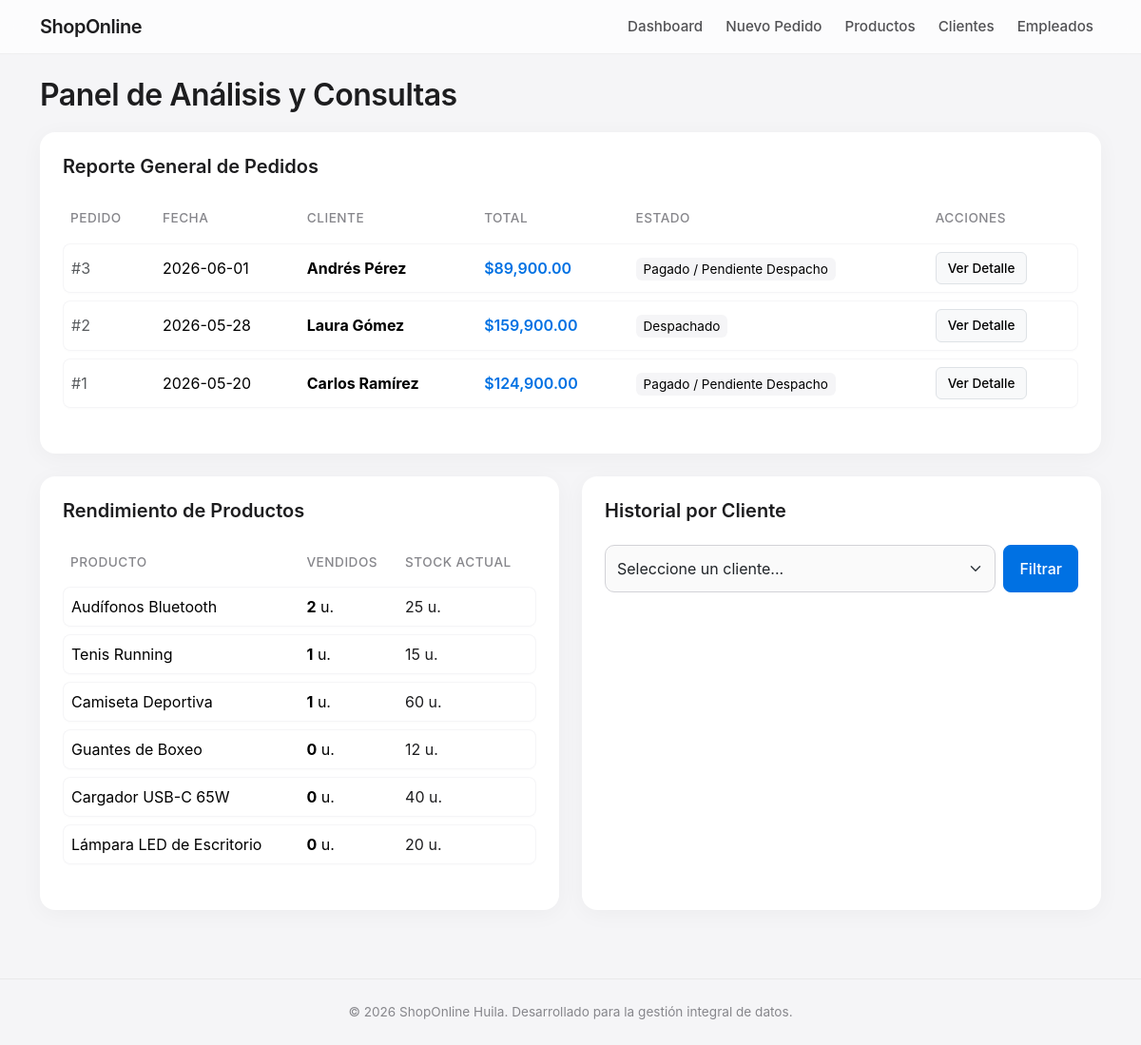
The page / on the database its author committed.
### tables this page shows
CREATE TABLE IF NOT EXISTS pedido (
    id_pedido INT AUTO_INCREMENT PRIMARY KEY,
    id_cliente INT NOT NULL,
    fecha_pedido DATE NOT NULL,
    total DECIMAL(12,2) DEFAULT 0,
    estado VARCHAR(100),
    FOREIGN KEY (id_cliente) REFERENCES cliente(id_cliente)
);

CREATE TABLE IF NOT EXISTS cliente (
    id_cliente INT AUTO_INCREMENT PRIMARY KEY,
    nombre VARCHAR(100) NOT NULL,
    apellido VARCHAR(100) NOT NULL,
    correo VARCHAR(150),
    telefono VARCHAR(20)
);

### index.php (the view, shortened to what this page needs)
<?php
require 'db.php';
require 'header.php';
?>
<h2 class="section-title">Panel de Análisis y Consultas</h2>
<div class="card mb-4">
    <h5 class="mb-4" style="color: #1d1d1f; font-weight: 600;">Reporte General de Pedidos</h5>
    <div class="table-responsive">
        <table class="table align-middle">
            <thead>
                <tr><th>Pedido</th><th>Fecha</th><th>Cliente</th><th>Total</th><th>Estado</th><th>Acciones</th></tr>
            </thead>
            <tbody>
                <?php
                $q1 = "SELECT p.id_pedido, p.fecha_pedido, p.total, p.estado, c.nombre, c.apellido
                       FROM pedido p
                       INNER JOIN cliente c ON p.id_cliente = c.id_cliente
                       ORDER BY p.id_pedido DESC";
                $res1 = $conn->query($q1);
                if ($res1->num_rows > 0) {
                    while($row = $res1->fetch_assoc()) {
                        echo "<tr>
                                <td class='text-muted'>#{$row['id_pedido']}</td>
                                <td>{$row['fecha_pedido']}</td>
                                <td><strong>{$row['nombre']} {$row['apellido']}</strong></td>
                                <td style='color: #0071e3; font-weight: 600;'>$" . number_format($row['total'], 2) . "</td>
                                <td><span style='background: #f5f5f7; padding: 4px 8px; border-radius: 6px; font-size: 0.85rem;'>{$row['estado']}</span></td>
                                <td><a href='ver_pedido.php?id={$row['id_pedido']}' class='btn btn-sm btn-light border'>Ver Detalle</a></td>
                              </tr>";
                    }
                } else { echo "<tr><td colspan='6' class='text-center text-muted py-4'>No hay pedidos registrados.</td></tr>"; }
                ?>
            </tbody>
        </table>
    </div>
</div>
<div class="row">
    <div class="col-lg-6 mb-4">
        <div class="card h-100">
            <h5 class="mb-4" style="color: #1d1d1f; font-weight: 600;">Rendimiento de Productos</h5>
            <div class="table-responsive">
                <table class="table align-middle">
                    <thead><tr><th>Producto</th><th>Vendidos</th><th>Stock Actual</th></tr></thead>
                    <tbody>
                        <?php
                        $q2 = "SELECT p.nombre_producto, p.stock, IFNULL(SUM(dp.cantidad), 0) AS total_vendido
                               FROM producto p
                               LEFT JOIN detalle_pedido dp ON p.id_producto = dp.id_producto
                               GROUP BY p.id_producto ORDER BY total_vendido DESC";
                        $res2 = $conn->query($q2);
                        while($row = $res2->fetch_assoc()) {
                            $stock_color = $row['stock'] > 0 ? '#1d1d1f' : '#e30000';
                            echo "<tr>
                                    <td>{$row['nombre_producto']}</td>
                                    <td><strong>{$row['total_vendido']}</strong> u.</td>
                                    <td style='color: $stock_color;'>{$row['stock']} u.</td>
                                  </tr>";
                        }
                        ?>
                    </tbody>
                </table>
            </div>
        </div>
    </div>
    <div class="col-lg-6 mb-4">
        <div class="card h-100">
            <h5 class="mb-4" style="color: #1d1d1f; font-weight: 600;">Historial por Cliente</h5>
            <form method="GET" class="d-flex gap-2 mb-4">
                <select name="filtrar_cliente" class="form-select" required>
                    <option value="">Seleccione un cliente...</option>
                </select>
                <button type="submit" class="btn btn-primary">Filtrar</button>
            </form>
        </div>
    </div>
</div>
<?php require 'footer.php'; ?>

### header.php (shortened to what this page needs)
<!DOCTYPE html>
<html lang="es">
<head>
    <link href="https://cdn.jsdelivr.net/npm/bootstrap@5.3.2/dist/css/bootstrap.min.css" rel="stylesheet">
</head>
<body class="d-flex flex-column min-vh-100">
<nav class="navbar navbar-expand-lg sticky-top mb-4">
    <div class="container">
        <a class="navbar-brand" href="index.php">ShopOnline</a>
        <div class="collapse navbar-collapse" id="mainNavbar">
            <ul class="navbar-nav ms-auto gap-2">
                <li class="nav-item"><a class="nav-link" href="index.php">Dashboard</a></li>
                <li class="nav-item"><a class="nav-link" href="crear_pedido.php">Nuevo Pedido</a></li>
                <li class="nav-item"><a class="nav-link" href="productos.php">Productos</a></li>
                <li class="nav-item"><a class="nav-link" href="clientes.php">Clientes</a></li>
                <li class="nav-item"><a class="nav-link" href="empleados.php">Empleados</a></li>
            </ul>
        </div>
    </div>
</nav>
<div class="container mb-5">

### footer.php (shortened to what this page needs)
</div> <footer class="text-center py-4 mt-auto" style="background-color: transparent; border-top: 1px solid rgba(0,0,0,0.05);">
    <div class="container">
        <p class="mb-0" style="color: #86868b; font-size: 0.85rem;">
            &copy; <?php echo date('Y'); ?> ShopOnline Huila. Desarrollado para la gestión integral de datos.
        </p>
    </div>
</footer>
</body>
</html>

### header.php (style rules this page uses)
body { background-color: #f5f5f7; font-family: -apple-system, BlinkMacSystemFont, "Segoe UI", Roboto, Helvetica, Arial, sans-serif; color: #1d1d1f; }
.navbar { background: rgba(255, 255, 255, 0.7) !important; backdrop-filter: saturate(180%) blur(20px); -webkit-backdrop-filter: saturate(180%) blur(20px); border-bottom: 1px solid rgba(0,0,0,0.05); }
.navbar-brand { font-weight: 600; color: #1d1d1f !important; letter-spacing: -0.5px; }
.nav-link { color: #515154 !important; font-weight: 500; font-size: 0.95rem; }
.card { border: none; border-radius: 16px; box-shadow: 0 4px 24px rgba(0, 0, 0, 0.04); background: #ffffff; padding: 24px; }
.section-title { font-weight: 600; letter-spacing: -0.5px; margin-bottom: 20px; color: #1d1d1f; }
.btn { border-radius: 8px; font-weight: 500; padding: 10px 16px; transition: all 0.2s ease; }
.btn-primary { background-color: #0071e3; border-color: #0071e3; }
.btn-sm { padding: 6px 12px; font-size: 0.85rem; border-radius: 6px; }
.table { border-collapse: separate; border-spacing: 0 8px; margin-top: -8px; }
.table thead th { border-bottom: none; color: #86868b; font-weight: 500; font-size: 0.85rem; text-transform: uppercase; letter-spacing: 0.5px; }
.table tbody tr { background: #fff; box-shadow: 0 1px 2px rgba(0,0,0,0.02); border-radius: 8px; transition: transform 0.1s; }
.table td { border-top: 1px solid #f5f5f7; border-bottom: 1px solid #f5f5f7; vertical-align: middle; }
.table td:first-child { border-left: 1px solid #f5f5f7; border-top-left-radius: 8px; border-bottom-left-radius: 8px; }
.table td:last-child { border-right: 1px solid #f5f5f7; border-top-right-radius: 8px; border-bottom-right-radius: 8px; }
.form-control, .form-select { border-radius: 10px; border: 1px solid #d2d2d7; padding: 12px; background-color: #fafafa; }

### rows shown on the page
pedido: id_pedido "3", fecha_pedido "2026-06-01", id_cliente.nombre "Andrés", id_cliente.apellido "Pérez", total "89,900.00", estado "Pagado / Pendiente Despacho"
pedido: id_pedido "2", fecha_pedido "2026-05-28", id_cliente.nombre "Laura", id_cliente.apellido "Gómez", total "159,900.00", estado "Despachado"
pedido: id_pedido "1", fecha_pedido "2026-05-20", id_cliente.nombre "Carlos", id_cliente.apellido "Ramírez", total "124,900.00", estado "Pagado / Pendiente Despacho"

### other values the page prints
$row['nombre_producto'] "Audífonos Bluetooth"
$row['total_vendido'] "2"
$row['stock'] "25"
$row['nombre_producto'] "Tenis Running"
$row['total_vendido'] "1"
$row['stock'] "15"
$row['nombre_producto'] "Camiseta Deportiva"
$row['stock'] "60"
$row['nombre_producto'] "Guantes de Boxeo"
$row['total_vendido'] "0"
$row['stock'] "12"
$row['nombre_producto'] "Cargador USB-C 65W"
$row['stock'] "40"
$row['nombre_producto'] "Lámpara LED de Escritorio"
$row['stock'] "20"
